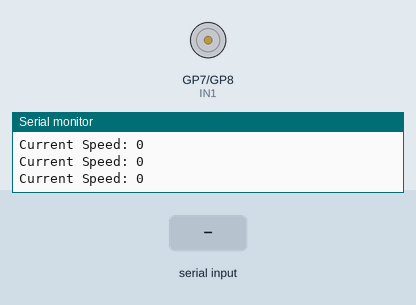
This sketch was run on a simulated Raspberry Pi Pico. Parts: motor-driver pin pairs drawn as motors (green arrow = first pin HIGH = forward, orange = second pin HIGH = backward, longer = more drive, scaled by the enable pin), the last lines printed to the serial monitor. Inputs (shaded band) come from the test bench.

Above: at 1.2 s.
1.3 s: "START 90\n" received over Serial
At 2.7 s:
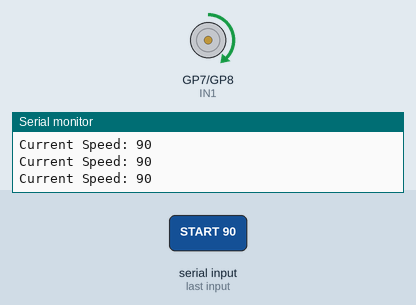
3.3 s: "START \n" received over Serial
At 3.9 s:
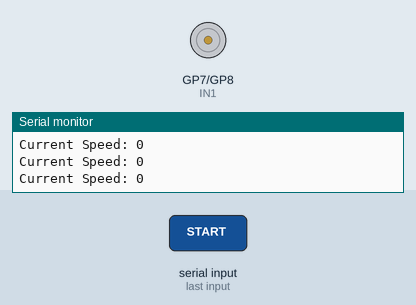
Timing chart, 0 to 6.3 s (numbered marks = the images above; inputs shaded):
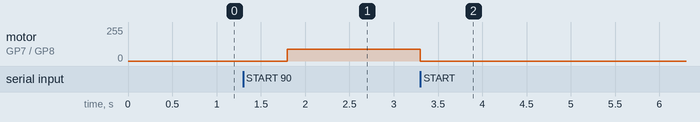

The sketch:

motor_dc_8.ino
```cpp
// snippet: motor_dc_8
// tags: motor, dc, pwm, speed, direction
// boards: avr, esp32, megaavr, nano33iot, romi32u4, rp2040
// library: none
// description: H-bridge soft start: ramp PWM on pin 5 from 0 to target speed over 500ms using millis
// prompts: h-bridge, start, target, speed, 500ms, command
// verified: compile-only
// source: kd-generated (id 8)

const int EN = 9;   // PWM enable (ENA on L298N)
const int IN1 = 7;
const int IN2 = 8;
const int TARGET_SPEED_PIN = A0;

int targetSpeed = 0;
int currentSpeed = 0;
unsigned long rampStartMs = 0;
const unsigned long RAMP_TIME = 500;

void setup() {
  Serial.begin(9600);
  pinMode(EN, OUTPUT); pinMode(IN1, OUTPUT); pinMode(IN2, OUTPUT);
}

void loop() {
  static unsigned long printMs = 0;
  const unsigned long PRINT_INTERVAL = 100;

  unsigned long now = millis();
  if (now - printMs >= PRINT_INTERVAL) {
    printMs = now;
    Serial.print("Current Speed: "); Serial.println(currentSpeed);
  }

  if (Serial.available()) {
    String cmd = Serial.readStringUntil('\n');
    if (cmd.startsWith("START ")) {
      targetSpeed = cmd.substring(6).toInt();
      rampStartMs = now;
      currentSpeed = 0;
    }
  }

  if (rampStartMs > 0) {
    unsigned long elapsed = now - rampStartMs;
    if (elapsed < RAMP_TIME) {
      currentSpeed = map(elapsed, 0, RAMP_TIME, 0, targetSpeed);
      motorForward(currentSpeed);
    } else {
      currentSpeed = targetSpeed;
      motorForward(currentSpeed);
      rampStartMs = 0;
    }
  }
}

void motorForward(int speed) {
  digitalWrite(IN1, HIGH);
  digitalWrite(IN2, LOW);
  analogWrite(EN, constrain(speed, 0, 255));
}
```

Measured:
- after the input at 1.3 s, motor on GP7 (IN1) / GP8 (IN2): stopped → forward 90/255 after 0.50 s
- after the input at 3.3 s, motor on GP7 (IN1) / GP8 (IN2): forward 90/255 → stopped at once
